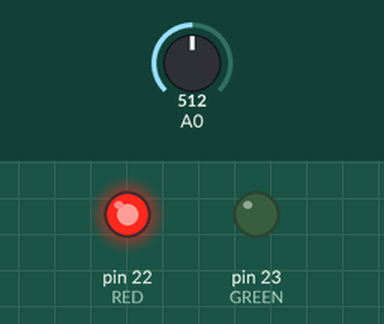
This sketch was run on a simulated Arduino Mega 2560, built for the host (arithmetic inside an expression is 32-bit, double 64-bit). Shown: output pins drawn as LEDs (lit = HIGH). The test bench sets the inputs (shaded band); at power-on: A0 = 512. What the sketch prints to the serial monitor is not drawn.

Above: at 5.05 s.
Timing chart, 0 to 12.0 s (numbered marks = the images above):
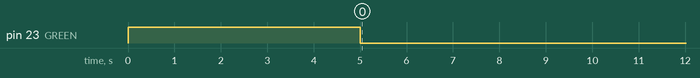

The sketch:

datacollection.ino
```cpp
const int RED = 22;
const int GREEN = 23;
int n = 0;

void setup() {
  Serial.begin(9600);
  pinMode(RED, OUTPUT);
  pinMode(GREEN, OUTPUT);
  digitalWrite(RED, HIGH);
  digitalWrite(GREEN, HIGH);
  Serial.println("Be Ready in 5 seconds");
  digitalWrite(RED, LOW);
  delay(5000);
  digitalWrite(RED, HIGH);
}

void loop() {
  digitalWrite(GREEN, LOW);
  float emg = 0;
  float mav = 0;
  for (int j = 0; j < 500; j++) {
    for (int i = 0; i < 100; i++) {
    emg = analogRead(A0) / 1024;
    }
  mav = emg / 100;
  Serial.write(mav);
  delay(1);
  }
  n += 1;
  Serial.write(n);
  digitalWrite(GREEN, HIGH);
  if (n == 100) {
   Serial.write('%');
  }
}
```

Measured:
- by itself, pin 23 (GREEN): HIGH → LOW at 5.0 s
